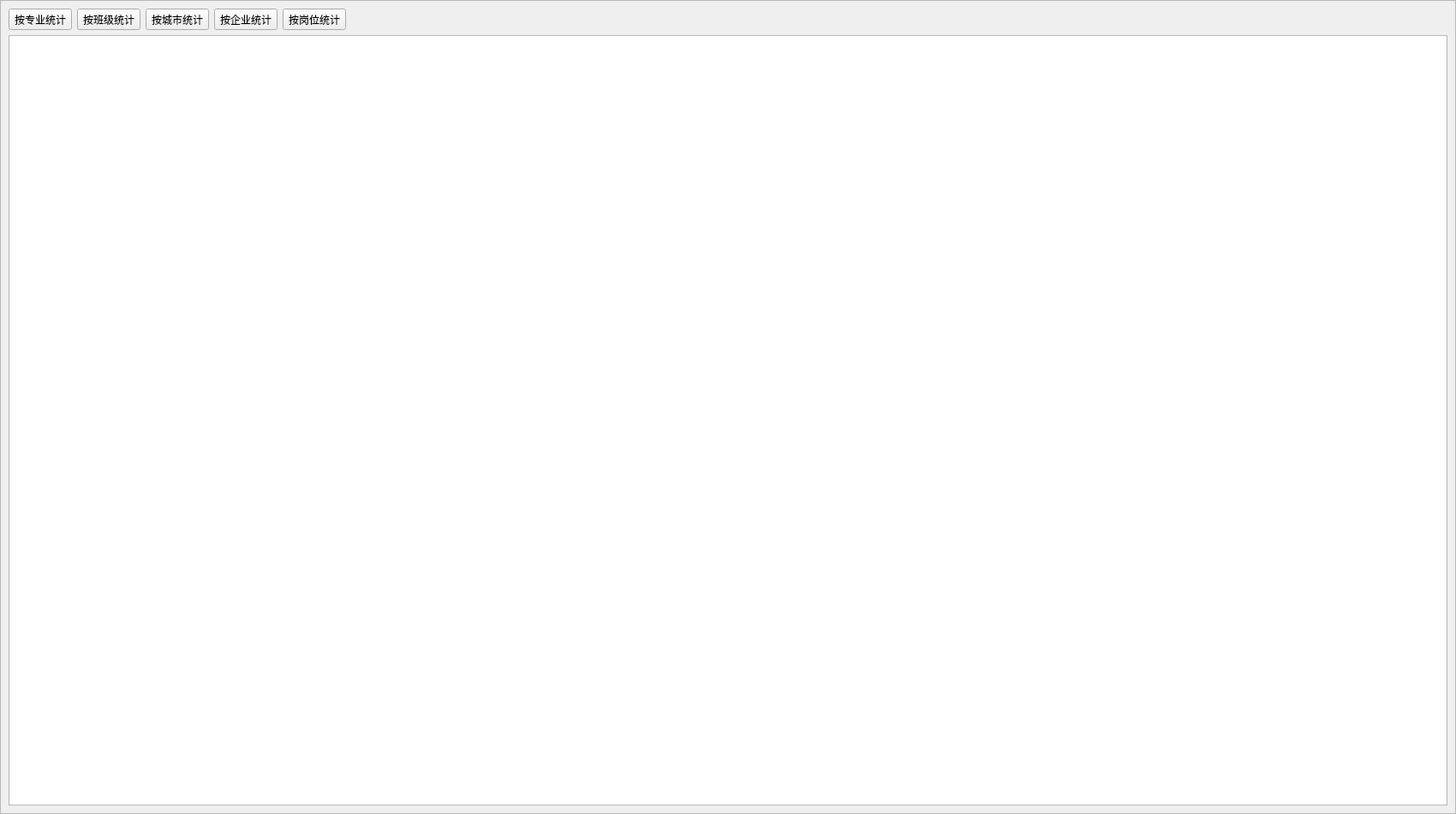
<?xml version="1.0" encoding="UTF-8"?>
<ui version="4.0">
 <class>EmploymentStatistics</class>
 <widget class="QWidget" name="EmploymentStatistics">
  <property name="geometry">
   <rect>
    <x>0</x>
    <y>0</y>
    <width>1700</width>
    <height>950</height>
   </rect>
  </property>
  <property name="windowTitle">
   <string>Form</string>
  </property>
  <layout class="QGridLayout" name="gridLayout">
   <property name="leftMargin">
    <number>0</number>
   </property>
   <property name="topMargin">
    <number>0</number>
   </property>
   <property name="rightMargin">
    <number>0</number>
   </property>
   <property name="bottomMargin">
    <number>0</number>
   </property>
   <item row="0" column="0">
    <widget class="QFrame" name="frame_2">
     <property name="frameShape">
      <enum>QFrame::StyledPanel</enum>
     </property>
     <property name="frameShadow">
      <enum>QFrame::Raised</enum>
     </property>
     <layout class="QVBoxLayout" name="verticalLayout">
      <item>
       <layout class="QHBoxLayout" name="horizontalLayout_2">
        <item>
         <widget class="QToolButton" name="tbn_major">
          <property name="text">
           <string>按专业统计</string>
          </property>
          <property name="toolButtonStyle">
           <enum>Qt::ToolButtonIconOnly</enum>
          </property>
          <property name="autoRaise">
           <bool>false</bool>
          </property>
         </widget>
        </item>
        <item>
         <widget class="QToolButton" name="tbn_class">
          <property name="text">
           <string>按班级统计</string>
          </property>
          <property name="toolButtonStyle">
           <enum>Qt::ToolButtonIconOnly</enum>
          </property>
          <property name="autoRaise">
           <bool>false</bool>
          </property>
         </widget>
        </item>
        <item>
         <widget class="QToolButton" name="tbn_city">
          <property name="text">
           <string>按城市统计</string>
          </property>
         </widget>
        </item>
        <item>
         <widget class="QToolButton" name="tbn_company">
          <property name="text">
           <string>按企业统计</string>
          </property>
          <property name="toolButtonStyle">
           <enum>Qt::ToolButtonIconOnly</enum>
          </property>
          <property name="autoRaise">
           <bool>false</bool>
          </property>
         </widget>
        </item>
        <item>
         <widget class="QToolButton" name="tbn_post">
          <property name="text">
           <string>按岗位统计</string>
          </property>
          <property name="toolButtonStyle">
           <enum>Qt::ToolButtonIconOnly</enum>
          </property>
          <property name="autoRaise">
           <bool>false</bool>
          </property>
         </widget>
        </item>
        <item>
         <spacer name="horizontalSpacer_2">
          <property name="orientation">
           <enum>Qt::Horizontal</enum>
          </property>
          <property name="sizeHint" stdset="0">
           <size>
            <width>40</width>
            <height>20</height>
           </size>
          </property>
         </spacer>
        </item>
       </layout>
      </item>
      <item>
       <widget class="QTableWidget" name="tableWidget_stastics"/>
      </item>
     </layout>
    </widget>
   </item>
  </layout>
 </widget>
 <resources/>
 <connections/>
</ui>
